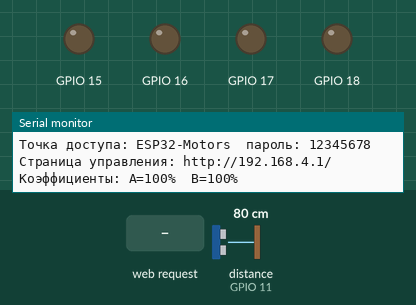
Simulated run of this sketch. Board: ESP32-S3. On the bench: output pins drawn as LEDs (lit = HIGH), the last lines printed to the serial monitor. Wiring (inferred from the names in the program): ultrasonic range finder: trigger GPIO 10; echo GPIO 11. The test bench sets the inputs (shaded band); at power-on: distance to the obstacle (sensor on GPIO 11) 80 cm. The echo pulse lasts 58.3 µs per cm; EEPROM starts erased; pins used as bus, display or sensor lines are not drawn.

Above: at 1.5 s.
1.6 s: HTTP request GET /api/drive?v=120&a=120&b=120 received
At 3.5 s:
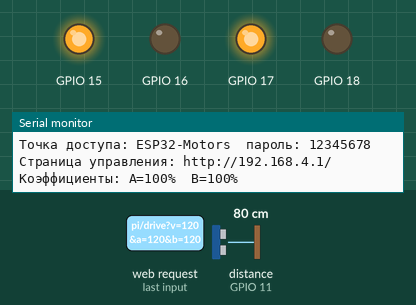
4.6 s: HTTP request GET /api/brake received
At 5.8 s:
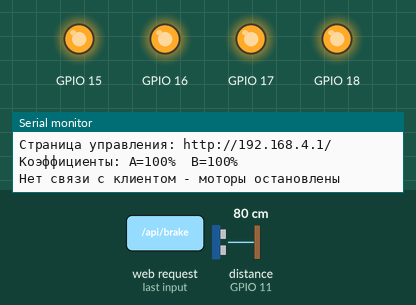
6.1 s: HTTP request GET /api/a received
At 7.1 s:
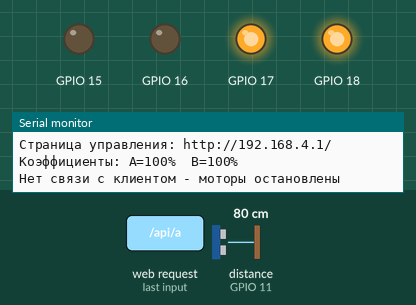
7.6 s: HTTP request GET /api/a?v=1 received
At 8.2 s:
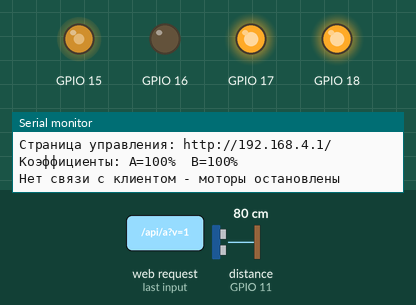
10.6 s: HTTP request GET /api/a?v=120 received
At 11.7 s:
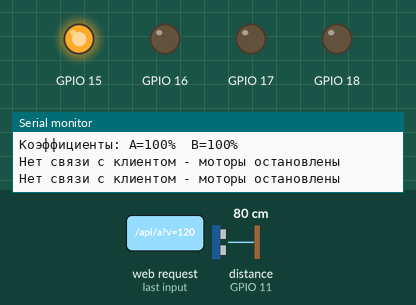
13.6 s: HTTP request GET /api/b?v=1 received
At 14.0 s:
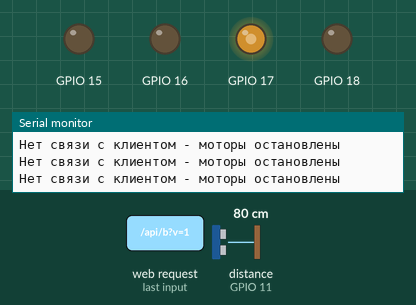
Timing chart, 0 to 17.1 s (numbered marks = the images above; inputs shaded):
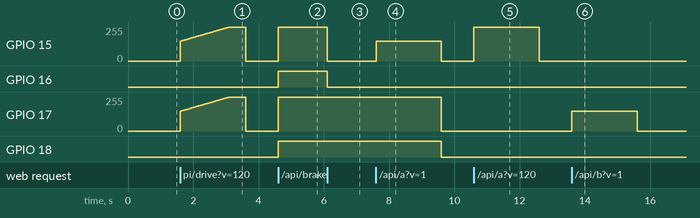

Measured:
- after the input at 1.6 s, GPIO 15, GPIO 17: rises from 0/255 to 255/255 in 1.5 s, then falls to 0/255 in 0.52 s
- after the input at 4.6 s, GPIO 15, GPIO 17: 0/255 → 255/255 at once; GPIO 16, GPIO 18: LOW → HIGH at once
- after the input at 6.1 s, GPIO 15: 255/255 → 0/255 at once; GPIO 16: HIGH → LOW at once
- after the input at 7.6 s, GPIO 15: 0/255 → 149/255 at once, → 0/255 2.0 s later; GPIO 17: 255/255 → 0/255 after 2.0 s; GPIO 18: HIGH → LOW after 2.0 s
- after the input at 10.6 s, GPIO 15: 0/255 → 255/255 at once, → 0/255 2.0 s later
- after the input at 13.6 s, GPIO 17: 0/255 → 149/255 at once, → 0/255 2.0 s later

The sketch:

rover_srf05.ino
```cpp
// Два мотора с редуктором (TT) через MX1508 + ESP32-S3-N16R8
// Управление по Wi-Fi: ESP32 создаёт точку доступа и отдаёт веб-страницу
// Arduino-ESP32 core 3.x
// Подстройка коэффициентов скорости каждого мотора с сохранением во flash
// Дальномер SRF05: при приближении к препятствию движение вперёд блокируется

#include <Arduino.h>
#include <WiFi.h>
#include <WebServer.h>
#include <DNSServer.h>
#include <Preferences.h>

// ---------- Wi-Fi ----------
const char* AP_SSID = "ESP32-Motors";
const char* AP_PASS = "12345678";          // не короче 8 символов
const IPAddress AP_IP(192, 168, 4, 1);

// ---------- Пины ----------
constexpr int M_A_IN1 = 15;
constexpr int M_A_IN2 = 16;
constexpr int M_B_IN1 = 17;
constexpr int M_B_IN2 = 18;

// ---------- Дальномер SRF05 ----------
constexpr int US_TRIG = 10;
constexpr int US_ECHO = 11;            // через делитель 1k/2k!
constexpr int STOP_CM = 25;            // ближе - стоп (с запасом на инерцию)
constexpr int RELEASE_CM = 30;         // гистерезис: снова разрешаем при > этого
constexpr uint32_t PING_MS = 60;       // период измерений
constexpr bool REQUIRE_SONAR = true;   // нет сигнала от датчика = ехать вперёд нельзя

// ---------- Параметры ШИМ ----------
constexpr uint32_t PWM_FREQ = 20000;  // 20 кГц
constexpr uint8_t  PWM_BITS = 8;      // 0..255
constexpr int      MIN_DUTY = 150;     // порог страгивания TT-мотора

// ---------- Безопасность ----------
// Если от телефона нет ни одного запроса дольше этого времени - моторы глушатся.
// Страница опрашивает состояние ~2 раза в секунду, так что при потере связи
// машинка остановится сама.
constexpr uint32_t FAILSAFE_MS = 2000;

Preferences prefs;
WebServer   server(80);
DNSServer   dns;

uint32_t lastClientMs = 0;

// =====================================================================
//                              МОТОР
// =====================================================================
class Motor {
public:
  Motor(int pinIn1, int pinIn2) : in1(pinIn1), in2(pinIn2) {}

  void begin() {
    ledcAttach(in1, PWM_FREQ, PWM_BITS);
    ledcAttach(in2, PWM_FREQ, PWM_BITS);
    coast();
  }

  // speed: -100..100 (%), знак = направление. Применяется сразу.
  void set(int speed) {
    target = constrain(speed, -100, 100);
    apply(target);
  }

  void coast() {                 // выбег
    target = 0;
    ledcWrite(in1, 0);
    ledcWrite(in2, 0);
    current = 0;
    braking = false;
  }

  void brake() {                 // торможение
    target = 0;
    ledcWrite(in1, 255);
    ledcWrite(in2, 255);
    current = 0;
    braking = true;
  }

  // Плавный разгон/торможение до target (шаг 1 % каждые stepDelayMs).
  // Неблокирующий: нужно вызывать update() из loop().
  void rampTo(int t) { target = constrain(t, -100, 100); }

  void update(uint32_t stepDelayMs = 15) {
    if (current == target) return;
    uint32_t now = millis();
    if (now - lastStep < stepDelayMs) return;
    lastStep = now;
    apply(current + ((target > current) ? 1 : -1));
  }

  // Коэффициент в процентах: 100 = без изменений, 110 = на 10 % быстрее
  void setTrimPct(int pct) { trim = constrain(pct, 50, 150); }
  int  trimPct() const     { return trim; }

  // Применить новый коэффициент к уже вращающемуся мотору
  void refresh() { if (current != 0) apply(current); }

  int  speed()       const { return current; }
  int  targetSpeed() const { return target; }
  bool isBraking()   const { return braking; }

private:
  void apply(int speed) {
    braking = false;
    if (speed == 0) {
      ledcWrite(in1, 0);
      ledcWrite(in2, 0);
      current = 0;
      return;
    }
    int duty = map(abs(speed), 1, 100, MIN_DUTY, 255);
    //duty = constrain(duty * trim / 100, 0, 255);   // поправка скорости
    duty = constrain(duty * trim / 100, MIN_DUTY, 255);

    if (speed > 0) {
      ledcWrite(in1, duty);
      ledcWrite(in2, 0);
    } else {
      ledcWrite(in1, 0);
      ledcWrite(in2, duty);
    }
    current = speed;
  }

  int in1, in2;
  int current = 0;
  int target  = 0;
  int trim    = 100;
  bool braking = false;
  uint32_t lastStep = 0;
};

Motor motorA(M_A_IN1, M_A_IN2);
Motor motorB(M_B_IN1, M_B_IN2);

// =====================================================================
//                    СОХРАНЕНИЕ / ЗАГРУЗКА КОЭФФИЦИЕНТОВ
// =====================================================================
bool savedFlag = false;   // показывает на странице, что коэффициенты записаны

void loadTrim() {
  prefs.begin("motors", true);                 // только чтение
  motorA.setTrimPct(prefs.getInt("trimA", 100));
  motorB.setTrimPct(prefs.getInt("trimB", 100));
  prefs.end();
}

void saveTrim() {
  prefs.begin("motors", false);
  prefs.putInt("trimA", motorA.trimPct());
  prefs.putInt("trimB", motorB.trimPct());
  prefs.end();
  savedFlag = true;
  Serial.println("Коэффициенты сохранены во flash");
}

// =====================================================================
//                                ДЕМО
// =====================================================================
// Конечный автомат вместо блокирующих delay(), чтобы веб-сервер не вис.
struct DemoStep { int a; int b; uint32_t holdMs; const char* name; };
const DemoStep DEMO[] = {
  { 80,  80, 2500, "вперёд" },
  { 80, -80, 2000, "разворот на месте" },
  {-80, -80, 2500, "назад" },
};
constexpr int DEMO_N = sizeof(DEMO) / sizeof(DEMO[0]);

bool     demoActive  = false;
int      demoIdx     = 0;
uint32_t demoT0      = 0;
bool     demoBraking = false;

void demoStart() {
  demoActive = true;
  demoIdx = 0;
  demoBraking = false;
  demoT0 = millis();
  motorA.rampTo(DEMO[0].a);
  motorB.rampTo(DEMO[0].b);
}

void demoStop() {
  demoActive = false;
}

void demoUpdate() {
  if (!demoActive) return;
  uint32_t now = millis();

  if (demoBraking) {                         // финал: торможение 0,5 с, затем выбег
    if (now - demoT0 >= 500) {
      motorA.coast(); motorB.coast();
      demoActive = false;
    }
    return;
  }
  if (now - demoT0 < DEMO[demoIdx].holdMs) return;

  demoIdx++;
  demoT0 = now;
  if (demoIdx >= DEMO_N) {
    motorA.brake(); motorB.brake();
    demoBraking = true;
  } else {
    motorA.rampTo(DEMO[demoIdx].a);
    motorB.rampTo(DEMO[demoIdx].b);
  }
}

// =====================================================================
//                            ДАЛЬНОМЕР
// =====================================================================
volatile uint32_t echoStartUs = 0;
volatile uint32_t echoWidthUs = 0;
volatile bool     echoReady   = false;

int      distCm       = -1;     // -1 = нет препятствия в зоне видимости
bool     obstacle     = false;  // препятствие ближе порога
bool     sonarOk      = false;  // датчик отвечает
uint8_t  nearCount    = 0;
uint8_t  missCount    = 0;
bool     pingPending  = false;
uint32_t lastPingMs   = 0;

void IRAM_ATTR echoISR() {
  if (digitalRead(US_ECHO)) {
    echoStartUs = micros();
  } else {
    echoWidthUs = micros() - echoStartUs;
    echoReady = true;
  }
}

void sonarBegin() {
  pinMode(US_TRIG, OUTPUT);
  digitalWrite(US_TRIG, LOW);
  pinMode(US_ECHO, INPUT);
  attachInterrupt(digitalPinToInterrupt(US_ECHO), echoISR, CHANGE);
}

void sonarProcess(int cm) {              // cm = -1: ничего нет
  distCm = cm;
  if (cm >= 0 && cm < STOP_CM) {
    if (nearCount < 255) nearCount++;
    if (nearCount >= 2) obstacle = true; // 2 подряд - фильтр от одиночных помех
  } else {
    nearCount = 0;
    if (cm < 0 || cm > RELEASE_CM) obstacle = false;
  }
}

void sonarUpdate() {
  uint32_t now = millis();

  if (echoReady) {
    noInterrupts();
    uint32_t w = echoWidthUs;
    echoReady = false;
    interrupts();
    pingPending = false;
    missCount = 0;
    sonarOk = true;
    // SRF05: при отсутствии цели эхо длится ~30 мс; 4 м ~ 23 мс
    sonarProcess(w > 23000 ? -1 : (int)(w / 58));
  }

  if (now - lastPingMs >= PING_MS) {
    lastPingMs = now;
    if (pingPending) {                   // на прошлый запуск эха не было
      if (++missCount >= 5) { sonarOk = false; sonarProcess(-1); }
    }
    digitalWrite(US_TRIG, HIGH);
    delayMicroseconds(10);
    digitalWrite(US_TRIG, LOW);
    pingPending = true;
  }
}

// Движение "вперёд" запрещено, если препятствие близко
// (или датчик не отвечает и стоит REQUIRE_SONAR)
bool forwardBlocked() {
  return obstacle || (REQUIRE_SONAR && !sonarOk);
}

// =====================================================================
//                          ВЕБ-СТРАНИЦА
// =====================================================================
static const char PAGE[] PROGMEM = R"rawliteral(<!DOCTYPE html>
<html lang="ru"><head>
<meta charset="utf-8">
<meta name="viewport" content="width=device-width,initial-scale=1,user-scalable=no">
<title>ESP32 Motors</title>
<style>
:root{--bg:#10151c;--card:#1a222d;--fg:#e8edf3;--mut:#8a97a8;--ac:#2f9bff;--ok:#2ecc71;--bad:#e74c3c;--warn:#f0a020}
*{box-sizing:border-box;-webkit-tap-highlight-color:transparent}
body{margin:0;padding:12px;background:var(--bg);color:var(--fg);font:16px system-ui,sans-serif;max-width:480px;margin:auto}
h1{font-size:18px;margin:4px 0 10px;display:flex;justify-content:space-between;align-items:center}
#st{font-size:13px;padding:3px 10px;border-radius:12px;background:var(--ok);color:#000}
#st.bad{background:var(--bad);color:#fff}
.card{background:var(--card);border-radius:14px;padding:12px;margin-bottom:12px}
.card h2{font-size:13px;margin:0 0 8px;color:var(--mut);text-transform:uppercase;letter-spacing:.05em}
.row{display:flex;gap:8px;align-items:center}
.row>*{flex:1}
button{background:#2a3646;color:var(--fg);border:0;border-radius:10px;padding:12px 6px;font-size:16px;touch-action:manipulation}
button:active{background:var(--ac)}
button.stop{background:var(--bad)}
button.brake{background:var(--warn);color:#000}
button.ok{background:var(--ok);color:#000}
.pad{display:grid;grid-template-columns:repeat(3,1fr);gap:8px;margin-top:10px}
.pad button{height:64px;font-size:26px;touch-action:none;user-select:none;-webkit-user-select:none}
input[type=range]{width:100%;height:36px;accent-color:var(--ac)}
.val{font-variant-numeric:tabular-nums;min-width:56px;text-align:right;flex:0 0 auto}
.lbl{flex:0 0 22px;font-weight:700}
.big{font-size:22px;font-variant-numeric:tabular-nums}
.mut{color:var(--mut);font-size:13px}
.trim{display:flex;align-items:center;gap:8px;margin:6px 0}
.trim button{flex:0 0 52px}
.trim .big{flex:1;text-align:center}
</style></head><body>

<h1>ESP32 Motors <span id="st">…</span></h1>

<div class="card">
  <h2>Состояние</h2>
  <div class="row">
    <div>Мотор A<div class="big" id="sa">0%</div><div class="mut" id="ma"></div></div>
    <div>Мотор B<div class="big" id="sb">0%</div><div class="mut" id="mb"></div></div>
  </div>
  <div class="mut" id="info" style="margin-top:8px"></div>
</div>

<div class="card">
  <h2>Джойстик (пока кнопка нажата)</h2>
  <div class="row"><span class="lbl" style="flex:0 0 auto">Скорость</span>
    <input type="range" id="spd" min="10" max="100" value="60">
    <span class="val" id="spdv">60%</span></div>
  <div class="pad">
    <span></span><button id="bF">▲</button><span></span>
    <button id="bL">◄</button><button class="stop" id="bS">■</button><button id="bR">►</button>
    <span></span><button id="bB">▼</button><span></span>
  </div>
</div>

<div class="card">
  <h2>Моторы по отдельности</h2>
  <div class="row"><span class="lbl">A</span><input type="range" id="ra" min="-100" max="100" value="0"><span class="val" id="rav">0%</span></div>
  <div class="row"><span class="lbl">B</span><input type="range" id="rb" min="-100" max="100" value="0"><span class="val" id="rbv">0%</span></div>
  <div class="row" style="margin-top:8px">
    <button class="stop" onclick="cmd('stop')">Стоп (выбег)</button>
    <button class="brake" onclick="cmd('brake')">Торможение</button>
  </div>
</div>

<div class="card">
  <h2>Коэффициенты скорости</h2>
  <div class="trim"><span class="lbl">A</span>
    <button onclick="trim('a',-1)">−</button><span class="big" id="ta">100%</span><button onclick="trim('a',1)">+</button></div>
  <div class="trim"><span class="lbl">B</span>
    <button onclick="trim('b',-1)">−</button><span class="big" id="tb">100%</span><button onclick="trim('b',1)">+</button></div>
  <div class="row" style="margin-top:8px">
    <button class="ok" onclick="cmd('save')">Сохранить во flash</button>
    <button onclick="cmd('reset')">Сбросить на 100%</button>
  </div>
  <div class="mut" id="saved" style="margin-top:6px"></div>
</div>

<div class="card">
  <div class="row"><button onclick="cmd('demo')">Демо</button></div>
</div>

<script>
const $ = id => document.getElementById(id);
let speed = 60;
const drag = {a:false, b:false};

async function api(path){
  try{
    const r = await fetch('/api/'+path, {cache:'no-store'});
    render(await r.json());
    $('st').textContent = 'онлайн'; $('st').className = '';
  }catch(e){
    $('st').textContent = 'нет связи'; $('st').className = 'bad';
  }
}
const cmd = c => api(c);

function modeText(sp, br){ return br ? 'торможение' : (sp>0 ? 'вперёд' : sp<0 ? 'назад' : 'стоит'); }

function render(j){
  $('sa').textContent = j.a + '%';  $('sb').textContent = j.b + '%';
  $('ma').textContent = modeText(j.a, j.brA); $('mb').textContent = modeText(j.b, j.brB);
  $('ta').textContent = j.ta + '%'; $('tb').textContent = j.tb + '%';
  $('info').textContent = (j.demo ? 'Демо выполняется. ' : '') +
      (j.sonar ? ('Дистанция: ' + (j.dist < 0 ? '> 4 м' : j.dist + ' см')) : 'Дальномер: нет сигнала') +
      (j.obs ? ' · ПРЕПЯТСТВИЕ!' : '') +
      ' · Клиентов Wi-Fi: ' + j.clients + ' · uptime ' + j.up + ' с';
  $('saved').textContent = j.saved ? 'Коэффициенты записаны во flash' : '';
  if(!drag.a){ $('ra').value = j.a; $('rav').textContent = j.a + '%'; }
  if(!drag.b){ $('rb').value = j.b; $('rbv').textContent = j.b + '%'; }
}

function trim(m, d){ api('trim?m='+m+'&d='+d); }

// --- ползунок общей скорости для джойстика
$('spd').addEventListener('input', e => { speed = +e.target.value; $('spdv').textContent = speed + '%'; });

// --- кнопки направления: едем, пока нажата
function hold(id, ka, kb){
  const el = $(id);
  el.addEventListener('pointerdown', e => {
    e.preventDefault(); el.setPointerCapture(e.pointerId);
    api('drive?a=' + ka*speed + '&b=' + kb*speed);
  });
  const stop = () => api('drive?a=0&b=0');
  el.addEventListener('pointerup', stop);
  el.addEventListener('pointercancel', stop);
}
hold('bF', 1, 1); hold('bB', -1, -1);
//hold('bL', -1, 1); hold('bR', 1, -1);
hold('bL', 1, -1); hold('bR', -1, 1);
$('bS').addEventListener('click', () => api('stop'));

// --- индивидуальные ползунки (с ограничением частоты запросов)
function slider(id, motor){
  const el = $(id); let last = 0;
  el.addEventListener('pointerdown', () => drag[motor] = true);
  el.addEventListener('input', () => {
    $(id+'v').textContent = el.value + '%';
    const now = Date.now();
    if(now - last > 80){ last = now; api(motor + '?v=' + el.value); }
  });
  el.addEventListener('change', () => { drag[motor] = false; api(motor + '?v=' + el.value); });
}
slider('ra', 'a'); slider('rb', 'b');

// --- опрос состояния (заодно служит "пульсом" для защиты от потери связи)
setInterval(() => api('state'), 400);
api('state');
</script>
</body></html>)rawliteral";

// =====================================================================
//                            API (JSON)
// =====================================================================
void touch() { lastClientMs = millis(); }

void sendState() {
  char buf[320];
  snprintf(buf, sizeof(buf),
    "{\"a\":%d,\"b\":%d,\"brA\":%s,\"brB\":%s,\"ta\":%d,\"tb\":%d,"
    "\"demo\":%s,\"saved\":%s,\"clients\":%d,\"up\":%lu,"
    "\"dist\":%d,\"obs\":%s,\"sonar\":%s}",
    motorA.speed(), motorB.speed(),
    motorA.isBraking() ? "true" : "false",
    motorB.isBraking() ? "true" : "false",
    motorA.trimPct(), motorB.trimPct(),
    demoActive ? "true" : "false",
    savedFlag ? "true" : "false",
    WiFi.softAPgetStationNum(),
    millis() / 1000UL,
    distCm,
    obstacle ? "true" : "false",
    sonarOk ? "true" : "false");
  server.sendHeader("Cache-Control", "no-store");
  server.send(200, "application/json", buf);
}

// Любая ручная команда прерывает демо
void manual() { touch(); demoStop(); }

void handleRoot() { touch(); server.send_P(200, "text/html; charset=utf-8", PAGE); }
void handleState() { touch(); sendState(); }

void handleA()     { manual(); motorA.set(server.arg("v").toInt()); sendState(); }
void handleB()     { manual(); motorB.set(server.arg("v").toInt()); sendState(); }
void handleM()     { manual(); int v = server.arg("v").toInt(); motorA.set(v); motorB.set(v); sendState(); }
//void handleDrive() { manual(); motorA.set(server.arg("a").toInt()); motorB.set(server.arg("b").toInt()); sendState(); }
void handleDrive() {
  manual();
  int a = server.arg("a").toInt();
  int b = server.arg("b").toInt();
  if (a == 0 && b == 0) {            // отпустили кнопку: стоп сразу
    motorA.coast(); motorB.coast();
  } else {                           // нажали: плавный разгон
    motorA.rampTo(a);
    motorB.rampTo(b);
  }
  sendState();
}
void handleStop()  { manual(); motorA.coast(); motorB.coast(); sendState(); }
void handleBrake() { manual(); motorA.brake(); motorB.brake(); sendState(); }

void handleTrim() {
  touch();
  Motor &m = (server.arg("m") == "b") ? motorB : motorA;
  if (server.hasArg("d")) m.setTrimPct(m.trimPct() + server.arg("d").toInt());  // шаг +-1 %
  else if (server.hasArg("v")) m.setTrimPct(server.arg("v").toInt());
  m.refresh();
  savedFlag = false;
  sendState();
}

void handleSave()  { touch(); saveTrim(); sendState(); }

void handleReset() {
  touch();
  motorA.setTrimPct(100); motorB.setTrimPct(100);
  motorA.refresh(); motorB.refresh();
  savedFlag = false;
  sendState();
}

void handleDemo()  { touch(); motorA.coast(); motorB.coast(); demoStart(); sendState(); }

// Captive portal: любой неизвестный адрес (в т.ч. проверки доступности
// интернета у Android/iOS/Windows) перенаправляем на главную страницу.
void handleNotFound() {
  server.sendHeader("Location", "http://192.168.4.1/", true);
  server.send(302, "text/plain", "");
}

// =====================================================================
void setup() {
  Serial.begin(115200);
  motorA.begin();
  motorB.begin();
  sonarBegin();
  loadTrim();

  WiFi.mode(WIFI_AP);
  WiFi.softAPConfig(AP_IP, AP_IP, IPAddress(255, 255, 255, 0));
  WiFi.softAP(AP_SSID, AP_PASS, 6, false, 4);   // канал 6, не скрытая, до 4 клиентов
  dns.start(53, "*", AP_IP);                    // все имена -> наш IP

  server.on("/",           handleRoot);
  server.on("/api/state",  handleState);
  server.on("/api/a",      handleA);
  server.on("/api/b",      handleB);
  server.on("/api/m",      handleM);
  server.on("/api/drive",  handleDrive);
  server.on("/api/stop",   handleStop);
  server.on("/api/brake",  handleBrake);
  server.on("/api/trim",   handleTrim);
  server.on("/api/save",   handleSave);
  server.on("/api/reset",  handleReset);
  server.on("/api/demo",   handleDemo);
  server.onNotFound(handleNotFound);
  server.begin();

  delay(300);
  Serial.printf("\nТочка доступа: %s  пароль: %s\n", AP_SSID, AP_PASS);
  Serial.printf("Страница управления: http://%s/\n", WiFi.softAPIP().toString().c_str());
  Serial.printf("Коэффициенты: A=%d%%  B=%d%%\n", motorA.trimPct(), motorB.trimPct());
}

void loop() {
  dns.processNextRequest();
  server.handleClient();

  sonarUpdate();

  // Защита от столкновения: целевое движение вперёд (сумма скоростей > 0)
  // при близком препятствии - немедленное торможение.
  // Разворот на месте (сумма = 0) и движение назад разрешены.
  if (forwardBlocked() && (motorA.targetSpeed() + motorB.targetSpeed() > 0)) {
    demoStop();
    motorA.brake();
    motorB.brake();
    Serial.println("Препятствие - моторы остановлены");
  }

  demoUpdate();
  motorA.update();
  motorB.update();

  // Защита: нет связи с телефоном - остановить моторы
  if (!demoActive &&
      (motorA.speed() != 0 || motorB.speed() != 0) &&
      millis() - lastClientMs > FAILSAFE_MS) {
    motorA.coast();
    motorB.coast();
    Serial.println("Нет связи с клиентом - моторы остановлены");
  }
}
```
